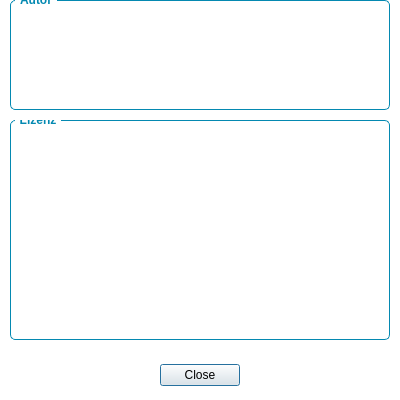
<?xml version="1.0" encoding="UTF-8"?>
<ui version="4.0">
 <class>AboutDialog</class>
 <widget class="QDialog" name="AboutDialog">
  <property name="geometry">
   <rect>
    <x>0</x>
    <y>0</y>
    <width>400</width>
    <height>400</height>
   </rect>
  </property>
  <property name="windowTitle">
   <string>Über Food Database</string>
  </property>
  <property name="windowIcon">
   <iconset resource="../../Ressources.qrc">
    <normaloff>:/Icon/Ressources/Icons/icons8-food-24.png</normaloff>:/Icon/Ressources/Icons/icons8-food-24.png</iconset>
  </property>
  <property name="styleSheet">
   <string notr="true">QDialog {
	background-color: #FFFFFF;
}

QGroupBox {
	font-weight: bold;
	color: #0489B1;
	background: #FFFFFF;
	border: 1px solid #0489B1;
	border-radius: 5px;
	margin-top: 2ex;
}

QGroupBox::title {
	top: -7px;
	left: 5px;
	padding: 0 3px;
}

QTextBrowser {
	border: 0px;
}</string>
  </property>
  <widget class="QDialogButtonBox" name="buttonBox_Close">
   <property name="geometry">
    <rect>
     <x>10</x>
     <y>360</y>
     <width>380</width>
     <height>30</height>
    </rect>
   </property>
   <property name="toolTip">
    <string>Fenster schließen.</string>
   </property>
   <property name="orientation">
    <enum>Qt::Horizontal</enum>
   </property>
   <property name="standardButtons">
    <set>QDialogButtonBox::Close</set>
   </property>
   <property name="centerButtons">
    <bool>true</bool>
   </property>
  </widget>
  <widget class="QGroupBox" name="groupBox_Author">
   <property name="geometry">
    <rect>
     <x>10</x>
     <y>0</y>
     <width>380</width>
     <height>110</height>
    </rect>
   </property>
   <property name="toolTip">
    <string>Über den Autor.</string>
   </property>
   <property name="title">
    <string>Autor</string>
   </property>
   <widget class="QTextBrowser" name="textBrowser_AboutAuthor">
    <property name="geometry">
     <rect>
      <x>10</x>
      <y>20</y>
      <width>360</width>
      <height>80</height>
     </rect>
    </property>
    <property name="statusTip">
     <string/>
    </property>
    <property name="openExternalLinks">
     <bool>true</bool>
    </property>
   </widget>
  </widget>
  <widget class="QGroupBox" name="groupBox_License">
   <property name="geometry">
    <rect>
     <x>10</x>
     <y>120</y>
     <width>380</width>
     <height>220</height>
    </rect>
   </property>
   <property name="toolTip">
    <string>Über den Autor.</string>
   </property>
   <property name="title">
    <string>Lizenz</string>
   </property>
   <widget class="QTextBrowser" name="textBrowser_License">
    <property name="geometry">
     <rect>
      <x>10</x>
      <y>20</y>
      <width>360</width>
      <height>190</height>
     </rect>
    </property>
    <property name="statusTip">
     <string/>
    </property>
    <property name="openExternalLinks">
     <bool>false</bool>
    </property>
    <property name="openLinks">
     <bool>false</bool>
    </property>
   </widget>
  </widget>
 </widget>
 <resources>
  <include location="../../Ressources.qrc"/>
 </resources>
 <connections>
  <connection>
   <sender>buttonBox_Close</sender>
   <signal>rejected()</signal>
   <receiver>AboutDialog</receiver>
   <slot>reject()</slot>
   <hints>
    <hint type="sourcelabel">
     <x>316</x>
     <y>260</y>
    </hint>
    <hint type="destinationlabel">
     <x>286</x>
     <y>274</y>
    </hint>
   </hints>
  </connection>
 </connections>
</ui>
